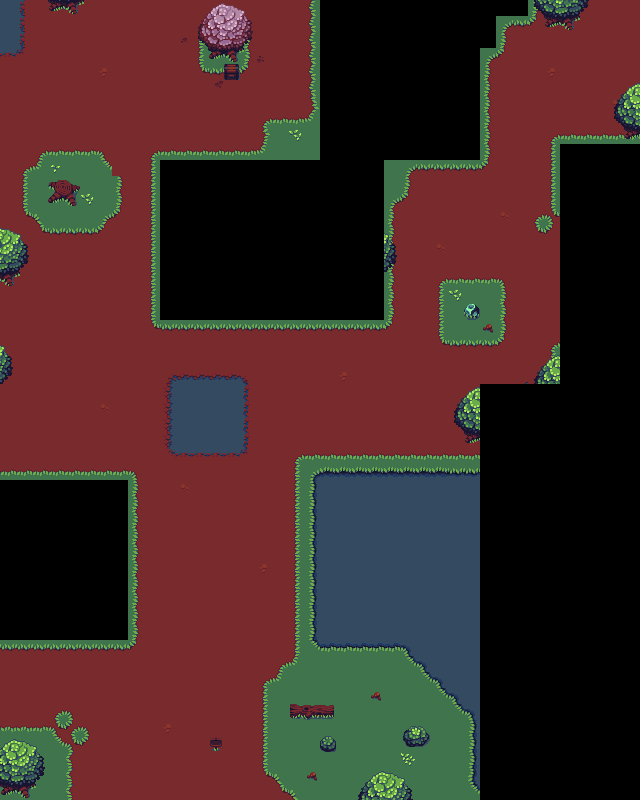

Tiled map render using the project's own tile images. Description and the map definition, with tile-layer contents summarised, below:
An orthogonal 40x50 tile map with 16x16 px tiles, 3 tile layers (Dirt/Grass, Trees/Bushes, Water).

<map version="1.10" tiledversion="1.11.0" orientation="orthogonal" renderorder="right-down" width="40" height="50" tilewidth="16" tileheight="16" infinite="0" nextlayerid="5" nextobjectid="1">
 <tileset firstgid="1" source="forest_tiles.tsx" />
 <layer id="1" name="Dirt/Grass" width="40" height="50">
  <data>[2000 cells, 1139 non-empty, 31 distinct tile ids]</data>
 </layer>
 <layer id="3" name="Trees/Bushes" width="40" height="50">
  <data>[2000 cells, 93 non-empty, 45 distinct tile ids]</data>
 </layer>
 <layer id="4" name="Water" width="40" height="50">
  <data>[2000 cells, 201 non-empty, 22 distinct tile ids]</data>
 </layer>
</map>
